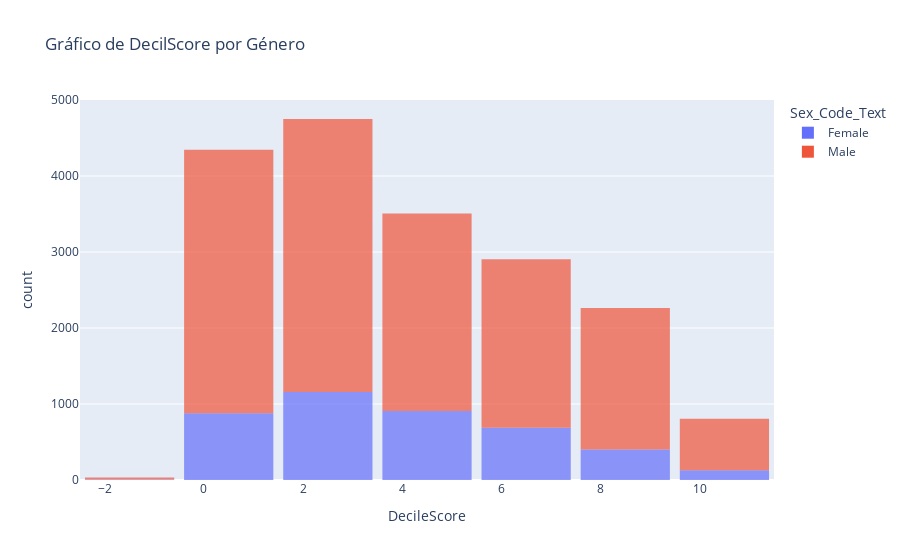

The notebook cell this image was saved under:
### Code cell
# Crear histograma de DecileScore por género con barras superpuestas
figura9 = px.histogram(grouped_by_way, 
                       x='DecileScore', 
                       color='Sex_Code_Text',  # Color por género
                       title='Gráfico de DecilScore por Género', 
                       nbins=10, 
                       opacity=0.7  # Transparencia para superposición
                      )

# Mejorar diseño
figura9.update_layout(bargap=0.1)  # Espacio entre las barras

# Mostrar gráfico
figura9.show()

### Figure 1 — Plotly figure (JSON) as saved in the notebook; plotly's stock layout.template omitted (floating-point values rounded to 4 significant figures; data arrays with more than 128 entries replaced by an {"elided": "..."} marker saying what was removed)
{"data": [{"alignmentgroup": "True", "bingroup": "x", "hovertemplate": "Sex_Code_Text=Female<br>DecileScore=%{x}<br>count=%{y}<extra></extra>", "legendgroup": "Female", "marker": {"color": "#636efa", "opacity": 0.7, "pattern": {"shape": ""}}, "name": "Female", "nbinsx": 10, "offsetgroup": "Female", "orientation": "v", "showlegend": true, "type": "histogram", "x": {"elided": "4167 int values"}, "xaxis": "x", "yaxis": "y"}, {"alignmentgroup": "True", "bingroup": "x", "hovertemplate": "Sex_Code_Text=Male<br>DecileScore=%{x}<br>count=%{y}<extra></extra>", "legendgroup": "Male", "marker": {"color": "#EF553B", "opacity": 0.7, "pattern": {"shape": ""}}, "name": "Male", "nbinsx": 10, "offsetgroup": "Male", "orientation": "v", "showlegend": true, "type": "histogram", "x": {"elided": "14443 int values"}, "xaxis": "x", "yaxis": "y"}], "layout": {"bargap": 0.1, "barmode": "relative", "legend": {"title": {"text": "Sex_Code_Text"}, "tracegroupgap": 0}, "title": {"text": "Gráfico de DecilScore por Género"}, "xaxis": {"anchor": "y", "domain": [0, 1], "title": {"text": "DecileScore"}}, "yaxis": {"anchor": "x", "domain": [0, 1], "title": {"text": "count"}}}}
